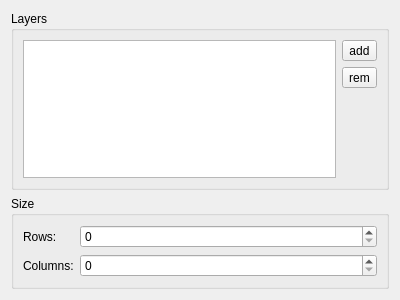
<?xml version="1.0" encoding="UTF-8"?>
<ui version="4.0">
 <class>Slots::Internal::GeneralSettingsPage</class>
 <widget class="QWidget" name="Slots::Internal::GeneralSettingsPage">
  <property name="geometry">
   <rect>
    <x>0</x>
    <y>0</y>
    <width>400</width>
    <height>300</height>
   </rect>
  </property>
  <property name="windowTitle">
   <string>Form</string>
  </property>
  <layout class="QVBoxLayout" name="verticalLayout">
   <item>
    <widget class="QGroupBox" name="layersGroupBox">
     <property name="title">
      <string>Layers</string>
     </property>
     <layout class="QGridLayout" name="gridLayout">
      <item row="1" column="1">
       <widget class="QToolButton" name="removeLayerButton">
        <property name="text">
         <string>rem</string>
        </property>
       </widget>
      </item>
      <item row="2" column="1">
       <spacer name="verticalSpacer">
        <property name="orientation">
         <enum>Qt::Vertical</enum>
        </property>
        <property name="sizeHint" stdset="0">
         <size>
          <width>20</width>
          <height>40</height>
         </size>
        </property>
       </spacer>
      </item>
      <item row="0" column="0" rowspan="3">
       <widget class="QTableView" name="layersTableView">
        <property name="selectionMode">
         <enum>QAbstractItemView::SingleSelection</enum>
        </property>
        <property name="selectionBehavior">
         <enum>QAbstractItemView::SelectRows</enum>
        </property>
        <attribute name="verticalHeaderVisible">
         <bool>false</bool>
        </attribute>
       </widget>
      </item>
      <item row="0" column="1">
       <widget class="QToolButton" name="addLayerButton">
        <property name="text">
         <string>add</string>
        </property>
       </widget>
      </item>
     </layout>
    </widget>
   </item>
   <item>
    <widget class="QGroupBox" name="sizeGroupBox">
     <property name="title">
      <string>Size</string>
     </property>
     <layout class="QFormLayout" name="formLayout">
      <item row="0" column="0">
       <widget class="QLabel" name="rowsLabel">
        <property name="text">
         <string>Rows:</string>
        </property>
       </widget>
      </item>
      <item row="0" column="1">
       <widget class="QSpinBox" name="rowsSpinBox"/>
      </item>
      <item row="1" column="0">
       <widget class="QLabel" name="columnsLabel">
        <property name="text">
         <string>Columns:</string>
        </property>
       </widget>
      </item>
      <item row="1" column="1">
       <widget class="QSpinBox" name="columnsSpinBox"/>
      </item>
     </layout>
    </widget>
   </item>
  </layout>
 </widget>
 <resources/>
 <connections/>
</ui>
